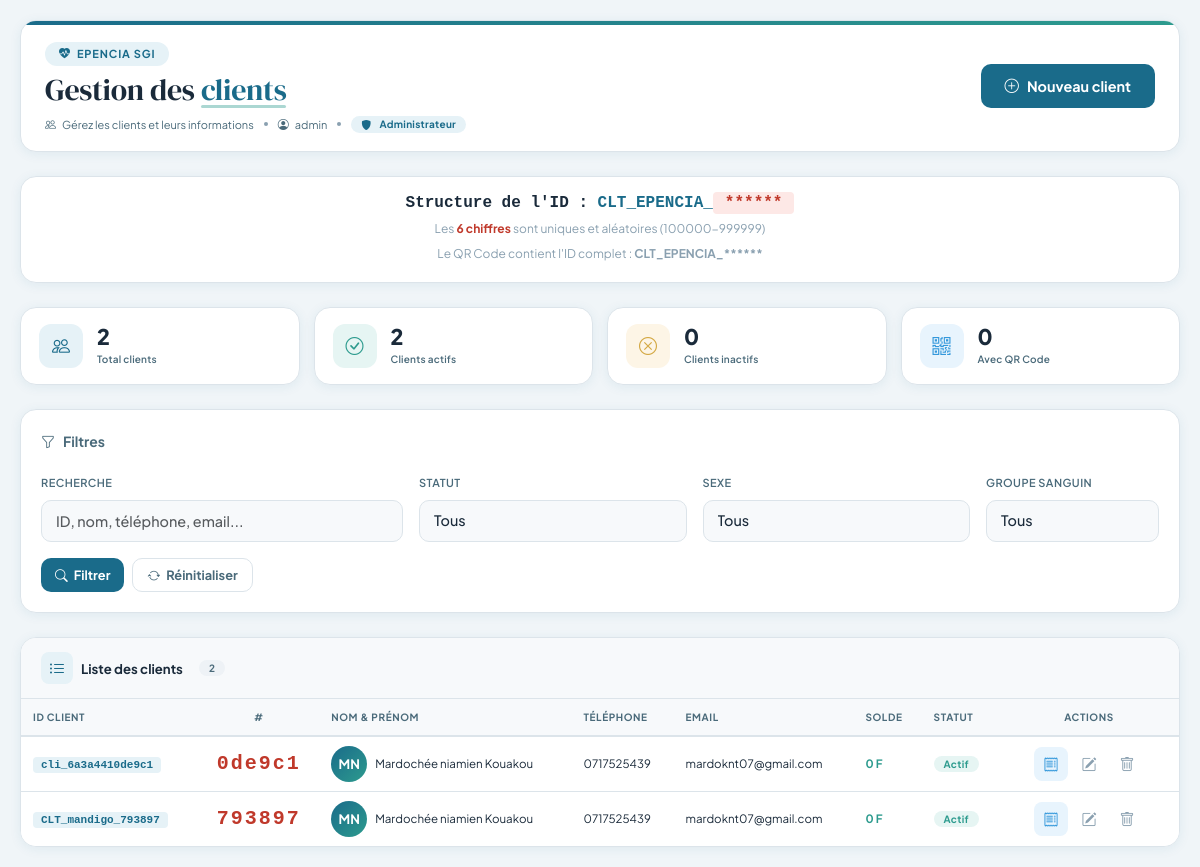
The page /views/client/gestion-client.php (signed in) on the database its author committed.
### tables this page shows
CREATE TABLE IF NOT EXISTS `clients` (
  `client_id` varchar(100) NOT NULL,
  `nom_prenom` varchar(200) DEFAULT NULL,
  `date_naissance` date DEFAULT NULL,
  `lieu_naissance` varchar(200) DEFAULT NULL,
  `sexe` enum('masculin','feminin') DEFAULT NULL,
  `nationalite` varchar(200) DEFAULT NULL,
  `groupe_sanguin` enum('AB+','AB-','A+','A-','B+','B-','O+','O-') DEFAULT NULL,
  `telephone` varchar(200) DEFAULT NULL,
  `email` varchar(200) DEFAULT NULL,
  `solde` decimal(10,5) DEFAULT NULL,
  `pays` varchar(200) DEFAULT NULL,
  `ville` varchar(200) DEFAULT NULL,
  `adresse` varchar(200) DEFAULT NULL,
  `profession` varchar(200) DEFAULT NULL,
  `nom_prenom_urgence` varchar(200) DEFAULT NULL,
  `telephone_urgence` varchar(200) DEFAULT NULL,
  `email_urgence` varchar(200) DEFAULT NULL,
  `description` text,
  `photo` longblob,
  `type_photo` varchar(200) DEFAULT NULL,
  `statut` enum('actif','inactif') DEFAULT NULL,
  PRIMARY KEY (`client_id`)
);

### views/client/gestion-client.php (the view, shortened to what this page needs)
<?php
require_once 'database/database.php';
$user_role = $_SESSION['role'] ?? '';
$user_nom = $_SESSION['nom_prenom'] ?? 'Utilisateur';
function getStatusBadge($status) {
    $statusMap = [
        'actif' => ['class' => 'success', 'label' => 'Actif'],
        'inactif' => ['class' => 'danger', 'label' => 'Inactif'],
        'payé' => ['class' => 'success', 'label' => 'Payé'],
        'payee' => ['class' => 'success', 'label' => 'Payé'],
        'impayé' => ['class' => 'danger', 'label' => 'Impayé'],
        'impayee' => ['class' => 'danger', 'label' => 'Impayé'],
        'en attente' => ['class' => 'warning', 'label' => 'En attente'],
        'en_attente' => ['class' => 'warning', 'label' => 'En attente'],
        'annulé' => ['class' => 'secondary', 'label' => 'Annulé'],
        'annulee' => ['class' => 'secondary', 'label' => 'Annulé'],
        'partiel' => ['class' => 'info', 'label' => 'Partiel'],
        'partielle' => ['class' => 'info', 'label' => 'Partiel']
    ];
    $status = strtolower($status ?? 'inactif');
    $info = $statusMap[$status] ?? ['class' => 'secondary', 'label' => ucfirst($status)];
    return '<span class="badge bg-' . $info['class'] . '">' . $info['label'] . '</span>';
}
function getRoleBadge($role) {
    $roleMap = [
        'Superviseur' => ['class' => 'danger', 'icon' => 'bi-shield-check'],
        'Administrateur' => ['class' => 'primary', 'icon' => 'bi-shield-fill'],
        'Pharmacien' => ['class' => 'info', 'icon' => 'bi-capsule'],
        'Medecin' => ['class' => 'success', 'icon' => 'bi-heart-pulse']
    ];
    $info = $roleMap[$role] ?? ['class' => 'secondary', 'icon' => 'bi-person'];
    return '<span class="badge bg-' . $info['class'] . '"><i class="bi ' . $info['icon'] . ' me-1"></i>' . htmlspecialchars($role) . '</span>';
}
function getClients($pdo, $filters = []) {
    try {
        $sql = "SELECT * FROM clients";
        $params = [];
        $sql .= " ORDER BY nom_prenom ASC";
        $stmt = $pdo->prepare($sql);
        $stmt->execute();
        return $stmt->fetchAll(PDO::FETCH_ASSOC);
    } catch (PDOException $e) {
        return [];
    }
}
$filters = [
    'search' => '',
    'statut' => '',
    'sexe' => '',
    'groupe_sanguin' => ''
];
$clients = getClients($pdo, $filters);
$totalClients = count($clients);
$actifs = array_filter($clients, function($c) { return ($c['statut'] ?? 'actif') == 'actif'; });
$inactifs = array_filter($clients, function($c) { return ($c['statut'] ?? 'actif') == 'inactif'; });
$avecQr = array_filter($clients, function($c) {
    return file_exists(__DIR__ . '/../../qrcodes/qr_' . $c['client_id'] . '.png');
});
?>
<!DOCTYPE html>
<html lang="fr">
<head>
    <link href="https://cdn.jsdelivr.net/npm/bootstrap@5.3.2/dist/css/bootstrap.min.css" rel="stylesheet">
    <link href="https://cdn.jsdelivr.net/npm/bootstrap-icons@1.11.3/font/bootstrap-icons.css" rel="stylesheet">
</head>
<body>
<div class="app-container">
    <header class="page-header">
        <div class="header-left">
            <div class="medical-badge">
                <i class="bi bi-heart-pulse-fill"></i> Epencia SGI
            </div>
            <h1>Gestion des <span class="highlight">clients</span></h1>
            <div class="subtitle">
                <i class="bi bi-people"></i>
                Gérez les clients et leurs informations
                <span class="dot"></span>
                <i class="bi bi-person-circle"></i> <?php echo htmlspecialchars($user_nom); ?>
                <span class="dot"></span>
                <?php echo getRoleBadge($user_role); ?>
            </div>
        </div>
        <div class="header-actions">
            <button class="btn-medical-primary" data-bs-toggle="modal" data-bs-target="#addModal">
                <i class="bi bi-plus-circle"></i> <span>Nouveau client</span>
            </button>
        </div>
    </header>
    <div class="id-structure fade-in">
        <strong>Structure de l'ID :</strong>
        <span class="prefix">CLT_EPENCIA_</span><span class="suffix">******</span>
        <br>
        <span class="subtitle">
            Les <span class="highlight">6 chiffres</span> sont uniques et aléatoires (100000-999999)
            <br>
            Le QR Code contient l'ID complet : <strong>CLT_EPENCIA_******</strong>
        </span>
    </div>
    <div class="stats-grid">
        <div class="stat-card fade-in fade-in-d1">
            <div class="stat-icon blue"><i class="bi bi-people"></i></div>
            <div class="stat-content">
                <div class="stat-value"><?= number_format($totalClients) ?></div>
                <div class="stat-label">Total clients</div>
            </div>
        </div>
        <div class="stat-card fade-in fade-in-d2">
            <div class="stat-icon teal"><i class="bi bi-check-circle"></i></div>
            <div class="stat-content">
                <div class="stat-value"><?= number_format(count($actifs)) ?></div>
                <div class="stat-label">Clients actifs</div>
            </div>
        </div>
        <div class="stat-card fade-in fade-in-d3">
            <div class="stat-icon warning"><i class="bi bi-x-circle"></i></div>
            <div class="stat-content">
                <div class="stat-value"><?= number_format(count($inactifs)) ?></div>
                <div class="stat-label">Clients inactifs</div>
            </div>
        </div>
        <div class="stat-card fade-in fade-in-d4">
            <div class="stat-icon info"><i class="bi bi-qr-code"></i></div>
            <div class="stat-content">
                <div class="stat-value"><?= number_format(count($avecQr)) ?></div>
                <div class="stat-label">Avec QR Code</div>
            </div>
        </div>
    </div>
    <form method="POST" action="" id="filterForm" class="filter-section fade-in">
        <div class="filter-title"><i class="bi bi-funnel"></i> Filtres</div>
        <div class="row g-3">
            <div class="col-md-4">
                <label class="form-label">Recherche</label>
                <input type="text" class="form-control" name="search" value="<?= htmlspecialchars($filters['search'] ?? '') ?>" placeholder="ID, nom, téléphone, email...">
            </div>
            <div class="col-md-3">
                <label class="form-label">Statut</label>
                <select name="statut" class="form-select">
                    <option value="">Tous</option>
                </select>
            </div>
            <div class="col-md-3">
                <label class="form-label">Sexe</label>
                <select name="sexe" class="form-select">
                    <option value="">Tous</option>
                </select>
            </div>
            <div class="col-md-2">
                <label class="form-label">Groupe sanguin</label>
                <select name="groupe_sanguin" class="form-select">
                    <option value="">Tous</option>
                </select>
            </div>
            <div class="col-12">
                <div class="d-flex gap-2 flex-wrap">
                    <button type="submit" name="apply_filters" class="btn-medical-primary btn-sm-medical">
                        <i class="bi bi-search"></i> Filtrer
                    </button>
                    <button type="submit" name="reset_filters" class="btn-medical-outline btn-sm-medical">
                        <i class="bi bi-arrow-repeat"></i> Réinitialiser
                    </button>
                </div>
            </div>
        </div>
    </form>
    <div class="card-modern fade-in">
        <div class="card-header">
            <h5>
                <span class="header-icon blue"><i class="bi bi-list-ul"></i></span>
                Liste des clients
                <span class="badge bg-secondary ms-2"><?= number_format($totalClients) ?></span>
            </h5>
        </div>
        <div class="card-body p-0">
            <div class="table-wrapper">
                <table class="table table-dashboard">
                    <thead>
                        <tr>
                            <th>ID Client</th>
                            <th style="text-align:center;">#</th>
                            <th>Nom & Prénom</th>
                            <th>Téléphone</th>
                            <th>Email</th>
                            <th>Solde</th>
                            <th>Statut</th>
                            <th class="text-center" style="width:180px;">Actions</th>
                        </tr>
                    </thead>
                    <tbody>
                        <?php if (empty($clients)): ?>
                            <tr>
                                <td colspan="8" class="text-center py-5" style="color:var(--medical-text-muted);">
                                    <i class="bi bi-inbox" style="font-size:3rem;display:block;margin-bottom:12px;opacity:0.3;"></i>
                                    Aucun client trouvé
                                </td>
                            </tr>
                        <?php else: ?>
                            <?php foreach ($clients as $client):
                                $last6 = substr($client['client_id'], -6);
                                $initials = '';
                                if (!empty($client['nom_prenom'])) {
                                    $parts = explode(' ', $client['nom_prenom']);
                                    foreach ($parts as $part) {
                                        $initials .= strtoupper(substr($part, 0, 1));
                                    }
                                    $initials = substr($initials, 0, 2);
                                } else {
                                    $initials = '?';
                                }
                            ?>
                                <tr>
                                    <td>
                                        <code style="font-size:clamp(11px,0.75vw,13px);color:var(--medical-blue);font-weight:600;background:var(--medical-blue-light);padding:2px 8px;border-radius:4px;">
                                            <?= htmlspecialchars($client['client_id']) ?>
                                        </code>
                                    </td>
                                    <td style="font-family:monospace;font-size:20px;color:var(--danger);font-weight:700;text-align:center;letter-spacing:2px;">
                                        <?= htmlspecialchars($last6) ?>
                                    </td>
                                    <td>
                                        <div class="d-flex align-items-center gap-2">
                                            <span class="avatar"><?= $initials ?></span>
                                            <span><?= htmlspecialchars($client['nom_prenom']) ?></span>
                                        </div>
                                    </td>
                                    <td><?= htmlspecialchars($client['telephone'] ?? '-') ?></td>
                                    <td><?= htmlspecialchars($client['email'] ?? '-') ?></td>
                                    <td class="fw-bold" style="color:var(--medical-teal);"><?= number_format($client['solde'] ?? 0, 0, ',', ' ') ?> F</td>
                                    <td><?= getStatusBadge($client['statut'] ?? 'actif') ?></td>
                                    <td>
                                        <div class="actions-group">
                                            <button type="button" class="btn-action facture"
                                                    data-bs-toggle="modal"
                                                    data-bs-target="#voirFacturesModal"
                                                    data-client-id="<?= htmlspecialchars($client['client_id']) ?>"
                                                    data-client-nom="<?= htmlspecialchars($client['nom_prenom']) ?>"
                                                    title="Voir les factures">
                                                <i class="bi bi-receipt"></i>
                                            </button>
                                            <button type="button" class="btn-action edit" data-bs-toggle="modal" data-bs-target="#editModal"
                                                data-id="<?= htmlspecialchars($client['client_id']) ?>" title="Modifier">
                                                <i class="bi bi-pencil-square"></i>
                                            </button>
                                            <button type="button" class="btn-action delete" data-bs-toggle="modal" data-bs-target="#deleteModal"
                                                data-id="<?= htmlspecialchars($client['client_id']) ?>"
                                                data-nom="<?= htmlspecialchars($client['nom_prenom']) ?>"
                                                title="Supprimer">
                                                <i class="bi bi-trash"></i>
                                            </button>
                                        </div>
                                    </td>
                                </tr>
                            <?php endforeach; ?>
                        <?php endif; ?>
                    </tbody>
                </table>
            </div>
        </div>
    </div>
</div>
</body>
</html>

### rows shown on the page
clients: client_id "cli_6a3a4410de9c1", client_id "0de9c1", initials "MN", nom_prenom "Mardochée niamien Kouakou", telephone "0717525439", email "mardoknt07@gmail.com", solde "0", statut "Actif"
clients: client_id "CLT_mandigo_793897", client_id "793897", initials "MN", nom_prenom "Mardochée niamien Kouakou", telephone "0717525439", email "mardoknt07@gmail.com", solde "0", statut "Actif"

### other values the page prints
$user_nom "admin"
$role "Administrateur"
$totalClients "2"
count($actifs) "2"
count($inactifs) "0"
count($avecQr) "0"
